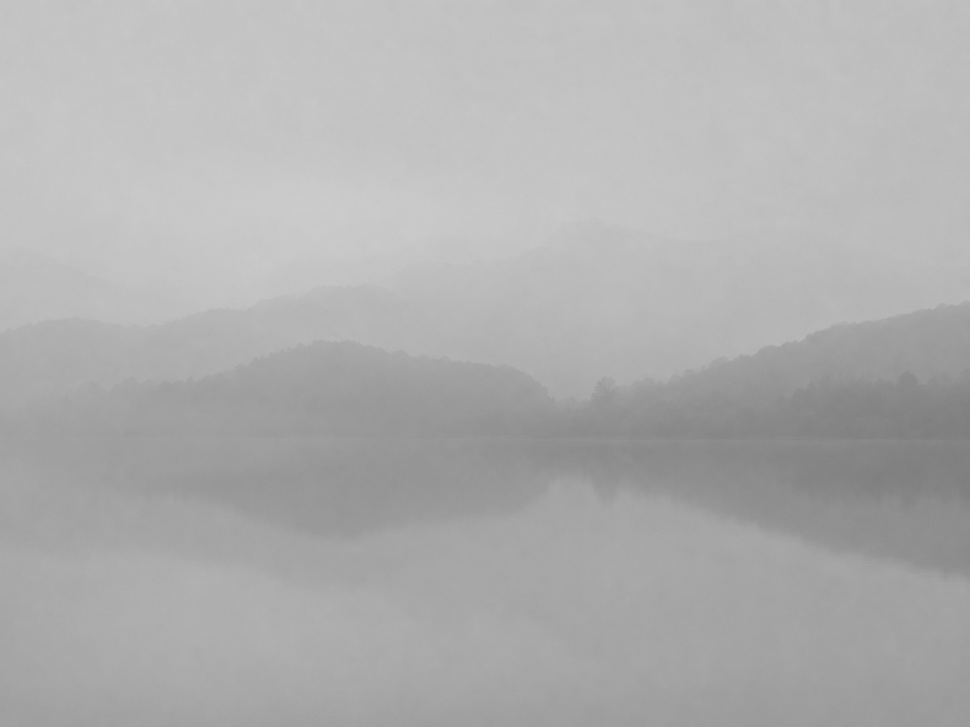
#> input picture Chapter03/sample.png, 970 x 727 px, shrunk from 1448 x 1086 before the run
$ python 03-01_plot_histogram.py
#> lines starting #> are read from the running program, lines starting #| are printed output that depends on the picture
import cv2
import matplotlib.pyplot as plt

# グレースケールで画像を読み込む
img_gray = cv2.imread("sample.png", cv2.IMREAD_GRAYSCALE)
#> img_gray is the input picture: shape (727, 970); min 125, max 205, mean 174.6

# ヒストグラムの計算
# 引数: [画像], [チャンネル], マスク, [ビン数], [範囲]
hist = cv2.calcHist([img_gray], [0], None, [256], [0, 256])
#> hist = 256 values, max 35030 at index 196, min 0 at index 0, mean 2754.6

# グラフの描画
plt.plot(hist, color='black')
plt.title('Grayscale Histogram')
plt.xlabel('Pixel Value (0-255)')
plt.ylabel('Frequency')
plt.xlim([0, 256])
plt.grid(True, alpha=0.5)
plt.show()
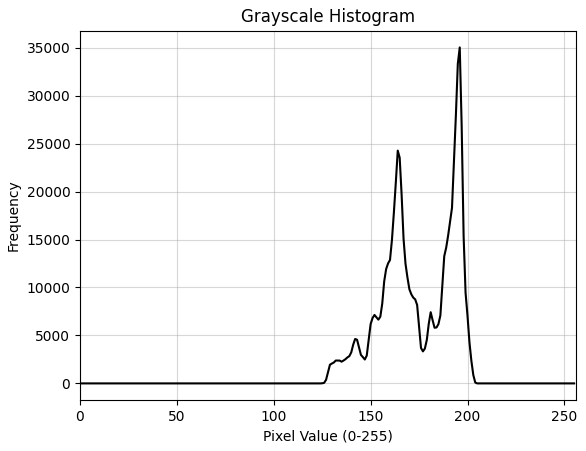
#> figure drawn by matplotlib, 1 panel; curve peaks at x = 196, y = 35030

$ run again, with Chapter03/input.jpg saved as Chapter03/sample.png
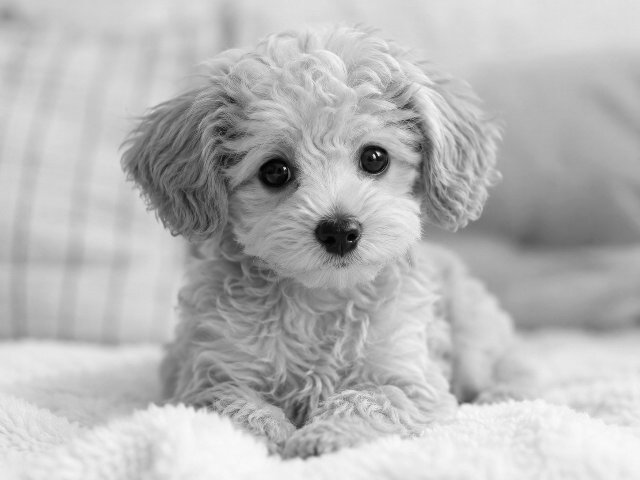
#> input picture Chapter03/input.jpg, 640 x 480 px
#> img_gray is the input picture: shape (480, 640); min 0, max 250, mean 183.8
#> hist = 256 values, max 5008 at index 208, min 0 at index 251, mean 1200
#> `plt.show()`:
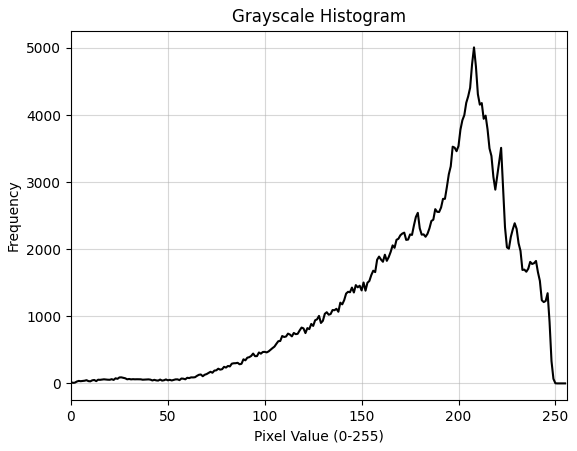
#> figure drawn by matplotlib, 1 panel; curve peaks at x = 208, y = 5008
